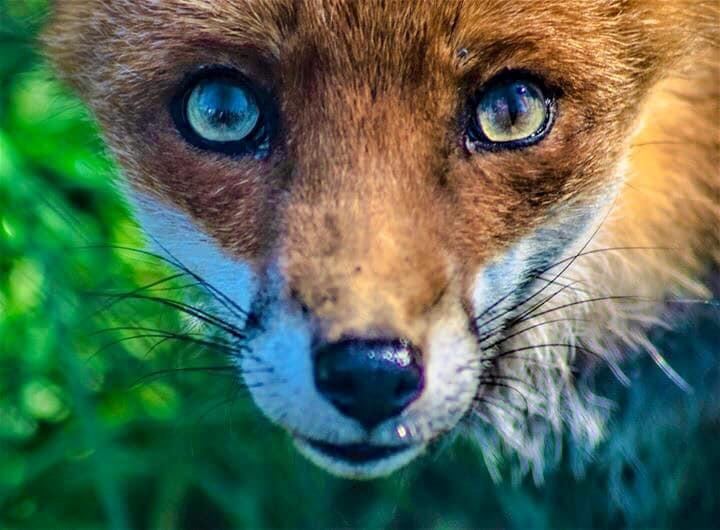
#> input picture assets/test1.jpg, 720 x 530 px
$ python translation.py
#> lines starting #> are read from the running program, lines starting #| are printed output that depends on the picture
import cv2 as cv
import numpy as np

if __name__ == "__main__":

    img = cv.imread('../../assets/test1.jpg')
#> img is the input picture: shape (530, 720, 3); mean B, G, R 83.2, 106.1, 85.5
    height, width = img.shape[:2]   # rows, columns
#> height = 530; width = 720

    # translating the img 200 pixels right (x axis)
    translation_matrix = np.float32([[1, 0, 200], [0, 1, 0]])
    output = cv.warpAffine(img, translation_matrix, (width, height))
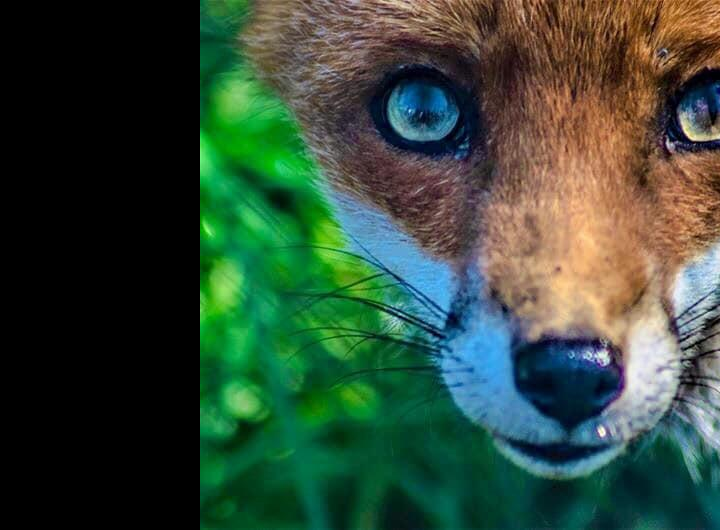
#> output: shape (530, 720, 3); mean B, G, R 55.9, 72.9, 51
    cv.imshow('1) 200 Pixels right', output)

    # translating the img 50 pixels down (y axis)
    translation_matrix = np.float32([[1, 0, 0], [0, 1, 50]])
    output = cv.warpAffine(img, translation_matrix, (width, height))
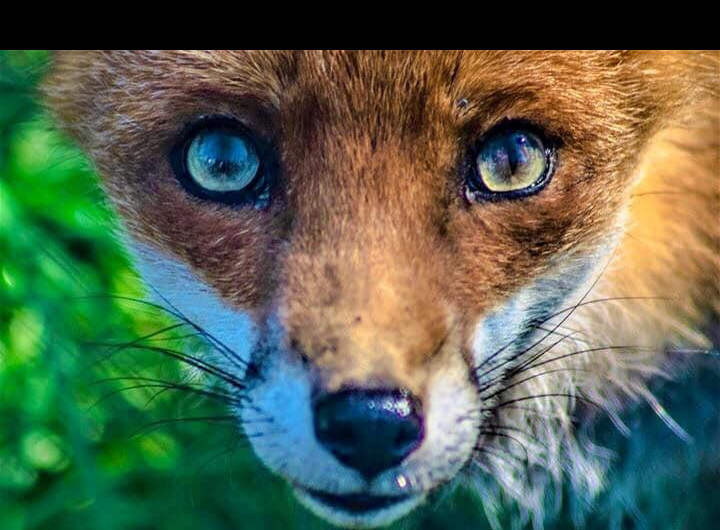
#> output: shape (530, 720, 3); mean B, G, R 78.4, 100.3, 85.3
    cv.imshow('2) 50 Pixels Down', output)

    # translating the img in both x-y axis.
    translation_matrix = np.float32([[1, 0, 200], [0, 1, 50]])
    output = cv.warpAffine(img, translation_matrix, (width, height))
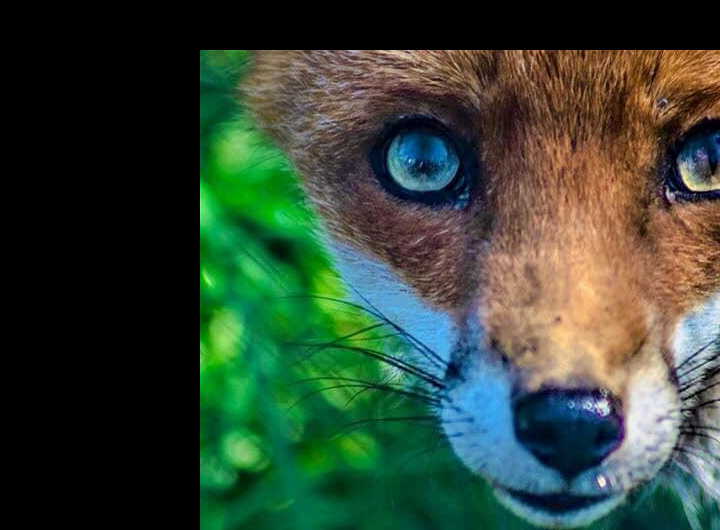
#> output: shape (530, 720, 3); mean B, G, R 52.7, 68.7, 50.8
    cv.imshow('3) (dx, dy) = (200, 50)', output)

    # translating without getting cropped (by increasing the output size)
    translation_matrix = np.float32([[1, 0, 200], [0, 1, 50]])
    output = cv.warpAffine(img, translation_matrix, (width + 200, height + 50))
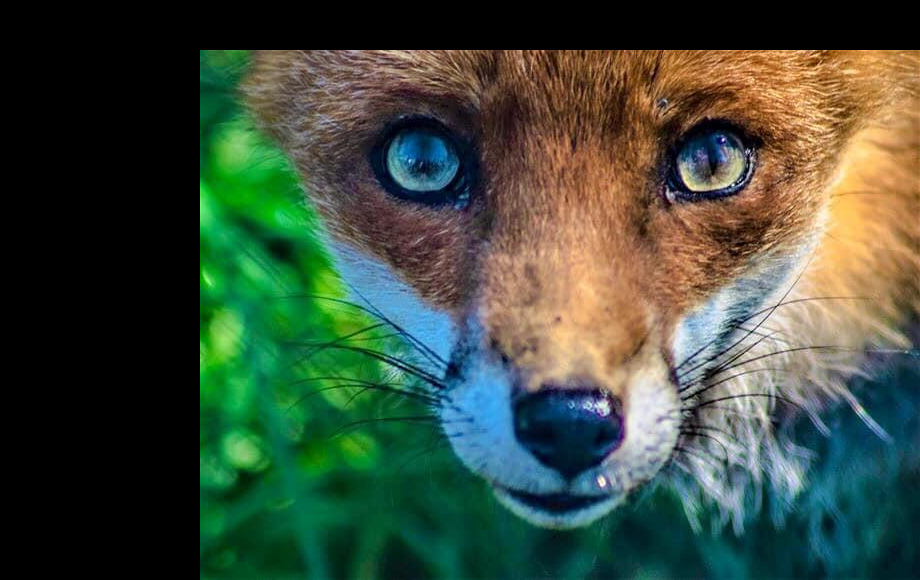
#> output: shape (580, 920, 3); mean B, G, R 59.5, 75.9, 61.2
    cv.imshow("4) Preventing Crop", output)

    cv.waitKey(0)
    cv.destroyAllWindows()

$ run again, with assets/test10.jpg copied over assets/test1.jpg
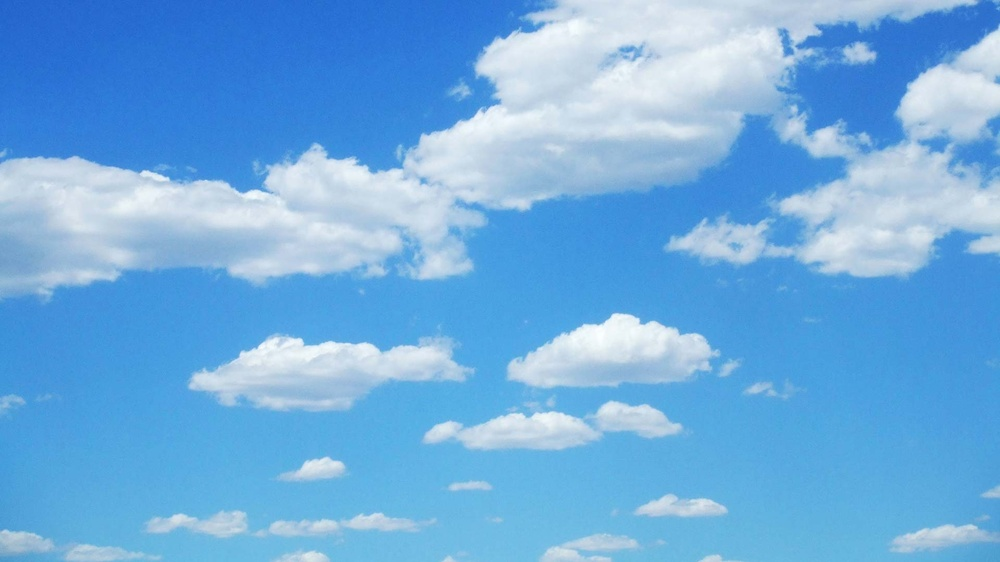
#> input picture assets/test10.jpg, 1000 x 562 px, shrunk from 1920 x 1080 before the run
#> img is the input picture: shape (562, 1000, 3); mean B, G, R 223.5, 172.7, 111.8
#> `output = cv.warpAffine(img, translation_matrix, (width, height))`:
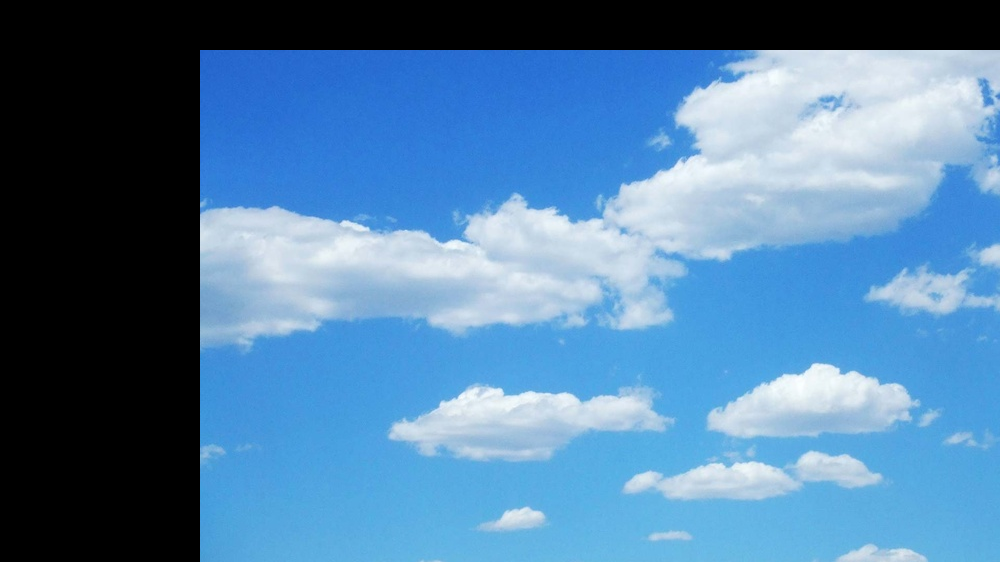
#> output: shape (562, 1000, 3); mean B, G, R 163.4, 125.5, 81.6
#> `output = cv.warpAffine(img, translation_matrix, (width + 200, height +..`:
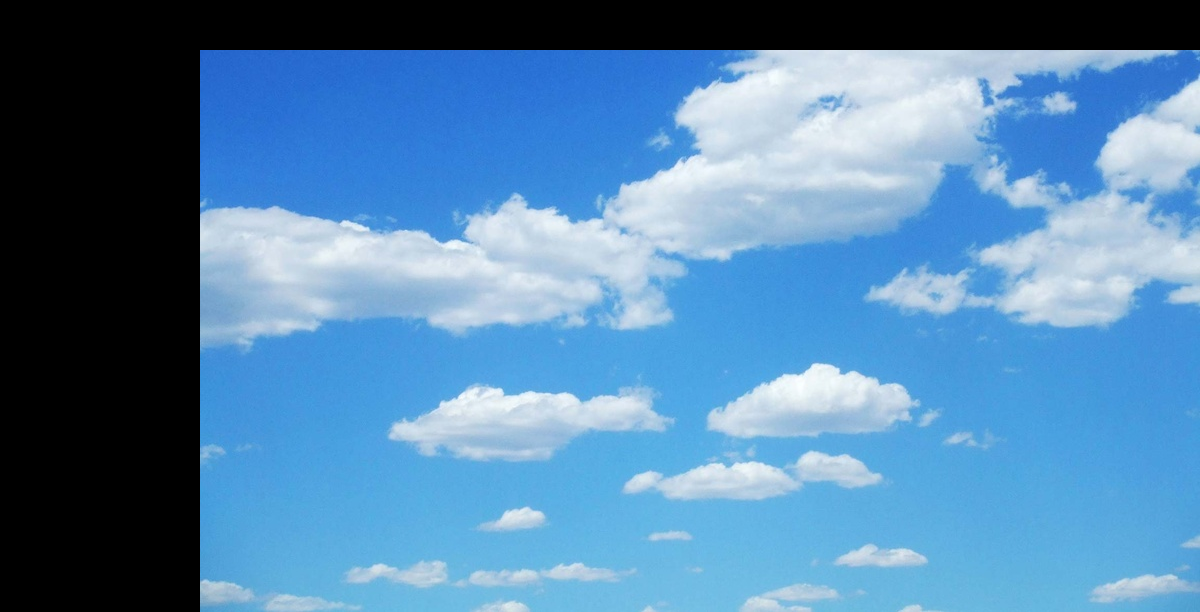
#> output: shape (612, 1200, 3); mean B, G, R 171, 132.2, 85.5

$ run again, with assets/test11.jpg copied over assets/test1.jpg
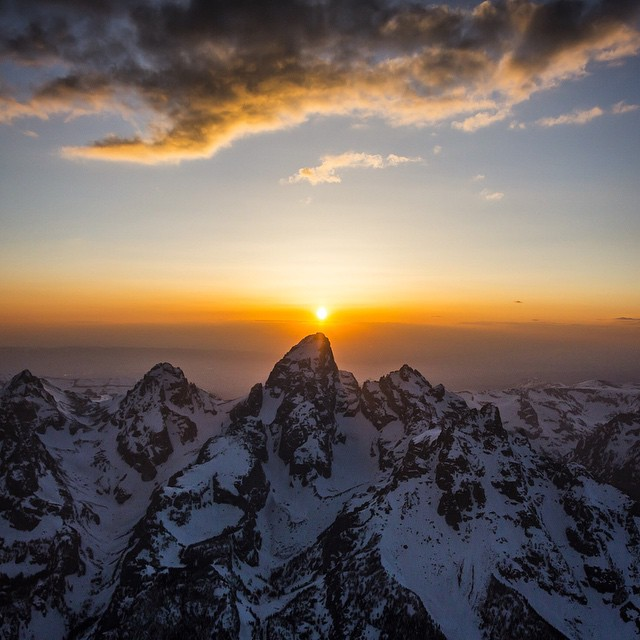
#> input picture assets/test11.jpg, 640 x 640 px
#> img is the input picture: shape (640, 640, 3); mean B, G, R 90.6, 98.2, 111.2
#> `output = cv.warpAffine(img, translation_matrix, (width, height))`:
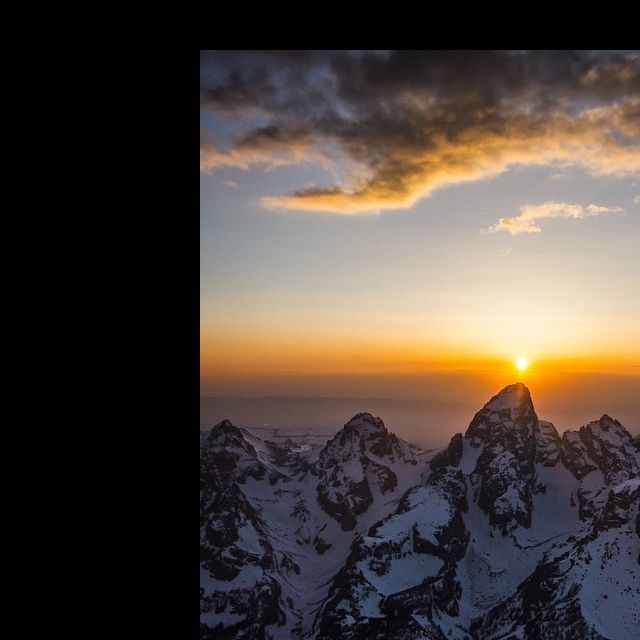
#> output: shape (640, 640, 3); mean B, G, R 59, 66.3, 76.2
#> `output = cv.warpAffine(img, translation_matrix, (width + 200, height +..`:
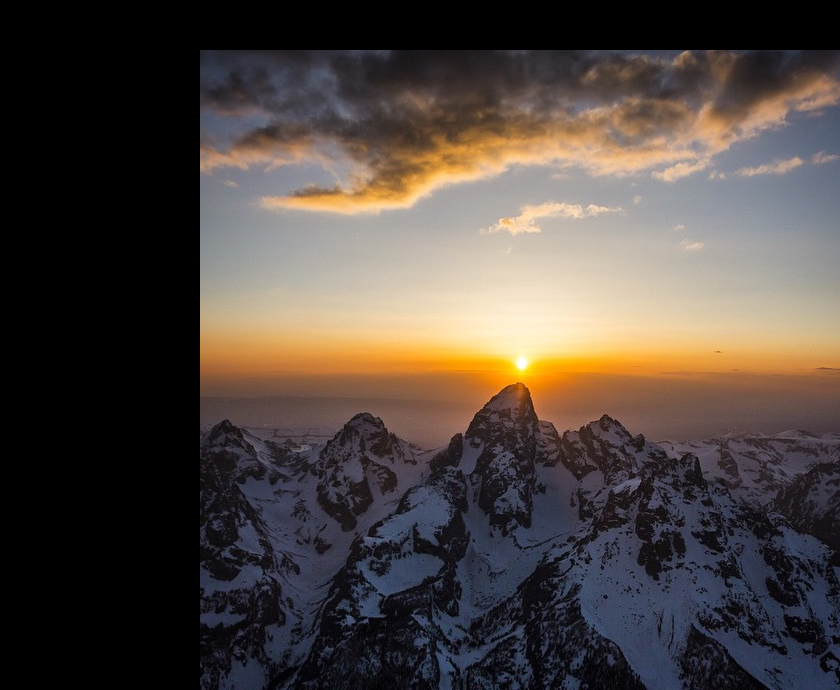
#> output: shape (690, 840, 3); mean B, G, R 64, 69.4, 78.6

$ run again, with assets/test12.jpg copied over assets/test1.jpg
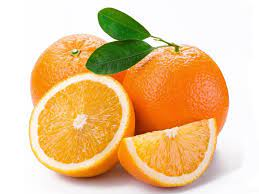
#> input picture assets/test12.jpg, 259 x 194 px
#> img is the input picture: shape (194, 259, 3); mean B, G, R 151.3, 197.5, 232.2
#> `output = cv.warpAffine(img, translation_matrix, (width, height))`:
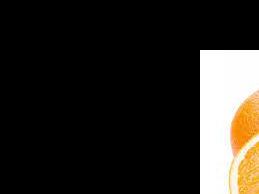
#> output: shape (194, 259, 3); mean B, G, R 34.4, 39.3, 42.5
#> `output = cv.warpAffine(img, translation_matrix, (width + 200, height +..`:
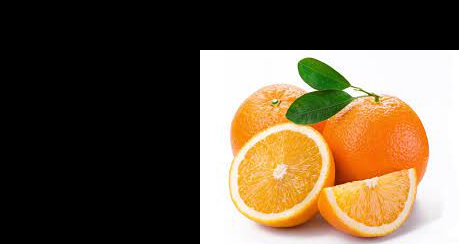
#> output: shape (244, 459, 3); mean B, G, R 67.9, 88.6, 104.2
